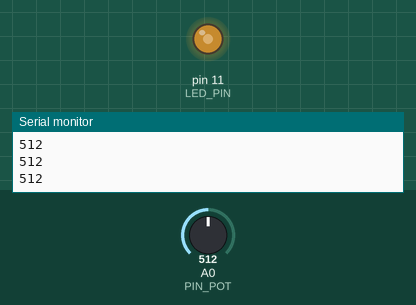
The sketch below on a simulated Arduino Uno, built with avr-gcc and run on an emulated ATmega328P. Shown: output pins drawn as LEDs (lit = HIGH), the last lines printed to the serial monitor. The inputs (shaded band) are chosen by the test bench; at power-on: A0 (PIN_POT) = 512.

Above: at 1.2 s.
1.3 s: A0 (PIN_POT) set to 716
At 2.4 s:
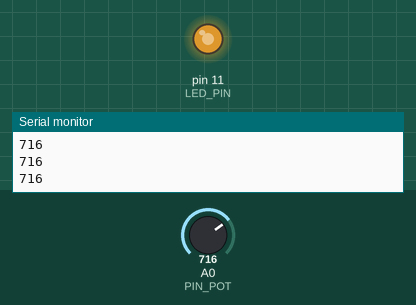
2.8 s: A0 (PIN_POT) set to 900
At 3.2 s:
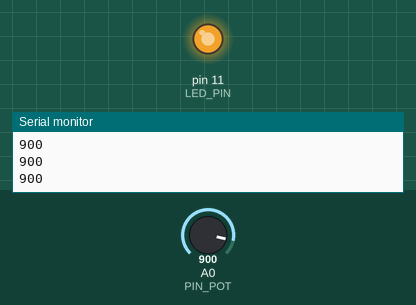
4.3 s: A0 (PIN_POT) set to 122
At 5.5 s:
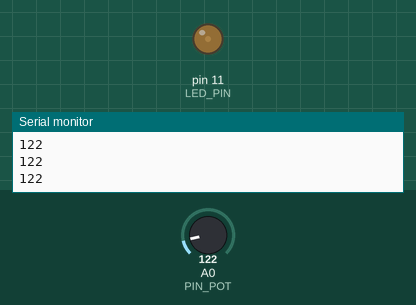
5.8 s: A0 (PIN_POT) set to 0
At 6.9 s:
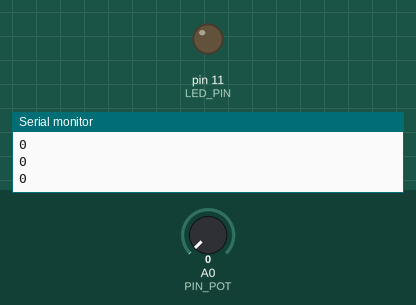
Timing chart, 0 to 8.3 s (numbered marks = the images above; inputs shaded):
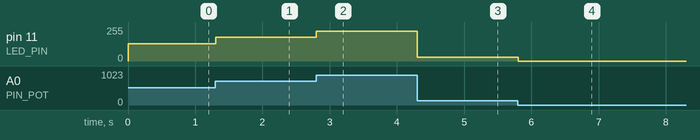

The sketch:

photo_resistor.ino
```cpp
#define PIN_POT 0
#define LED_PIN 11

int val = 0;

void setup() {
  pinMode(LED_PIN, OUTPUT);
  Serial.begin(9600);
}

void loop() {
  val = analogRead(PIN_POT);
  Serial.println(val);

  analogWrite(LED_PIN, val / 4);

  delay(10);
}
```

Measured:
- after the input at 1.3 s, pin 11 (LED_PIN): 128/255 → 179/255 at once
- after the input at 2.8 s, pin 11 (LED_PIN): 179/255 → 225/255 at once
- after the input at 4.3 s, pin 11 (LED_PIN): 225/255 → 30/255 at once
- after the input at 5.8 s, pin 11 (LED_PIN): 30/255 → 0/255 at once
